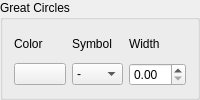
          <widget class="QGroupBox" name="groupBox_2">
           <property name="title">
            <string>Great Circles</string>
           </property>
           <layout class="QHBoxLayout" name="horizontalLayout_3">
            <item>
             <layout class="QGridLayout" name="gridLayout_2">
              <item row="0" column="1">
               <widget class="QLabel" name="label_4">
                <property name="text">
                 <string>Symbol</string>
                </property>
               </widget>
              </item>
              <item row="0" column="2">
               <widget class="QLabel" name="label_6">
                <property name="text">
                 <string>Width</string>
                </property>
               </widget>
              </item>
              <item row="0" column="0">
               <widget class="QLabel" name="label_5">
                <property name="text">
                 <string>Color</string>
                </property>
               </widget>
              </item>
              <item row="1" column="0">
               <widget class="QPushButton" name="prop_color_GC_colors">
                <property name="text">
                 <string/>
                </property>
               </widget>
              </item>
              <item row="1" column="1">
               <widget class="QComboBox" name="prop_GC_linestyles">
                <item>
                 <property name="text">
                  <string>-</string>
                 </property>
                </item>
                <item>
                 <property name="text">
                  <string>:</string>
                 </property>
                </item>
                <item>
                 <property name="text">
                  <string>--</string>
                 </property>
                </item>
                <item>
                 <property name="text">
                  <string>-.</string>
                 </property>
                </item>
               </widget>
              </item>
              <item row="1" column="2">
               <widget class="QDoubleSpinBox" name="prop_GC_linewidths"/>
              </item>
             </layout>
            </item>
           </layout>
          </widget>
